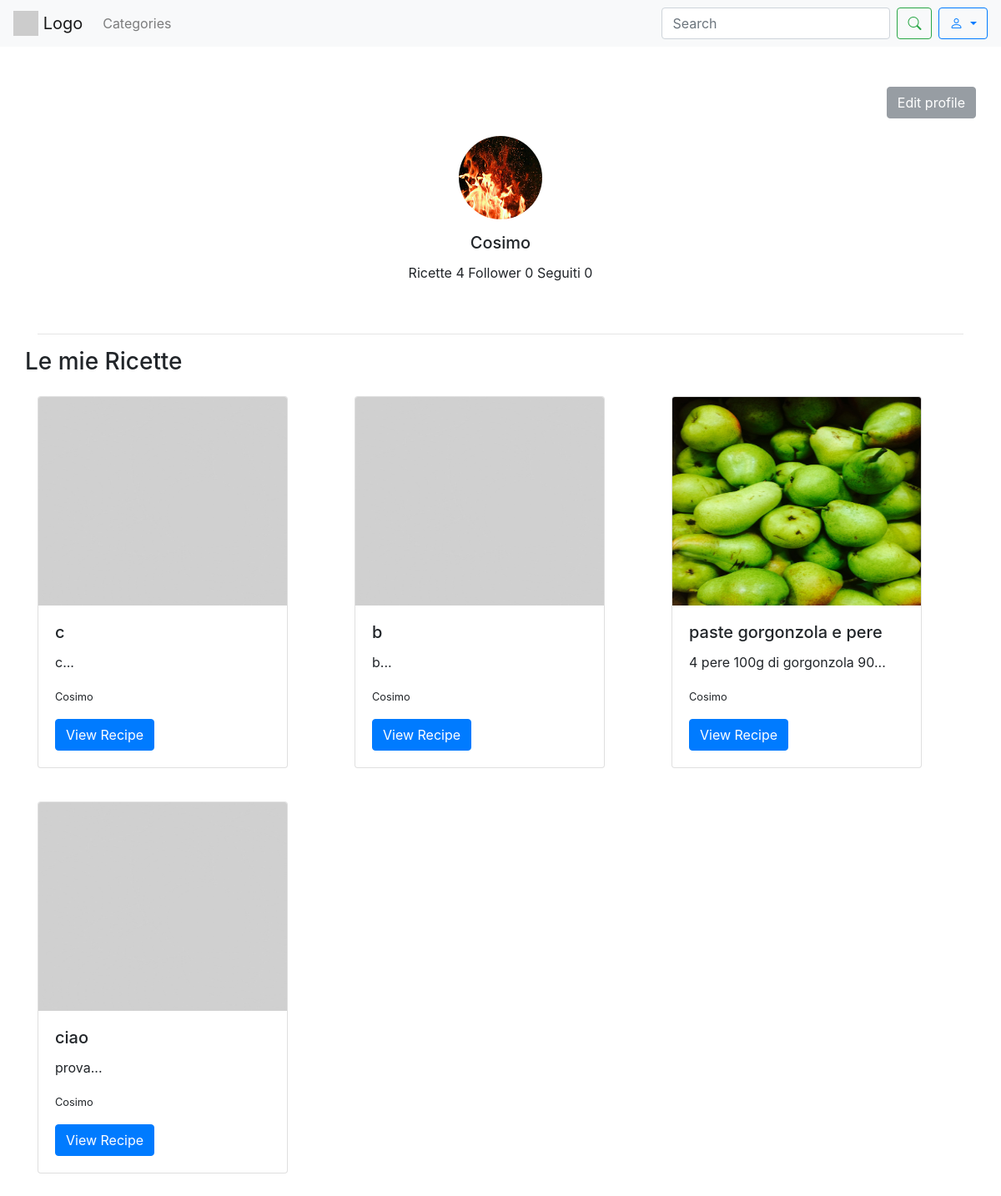
/profilo/ (signed in), run on an earlier commit of the app's database.
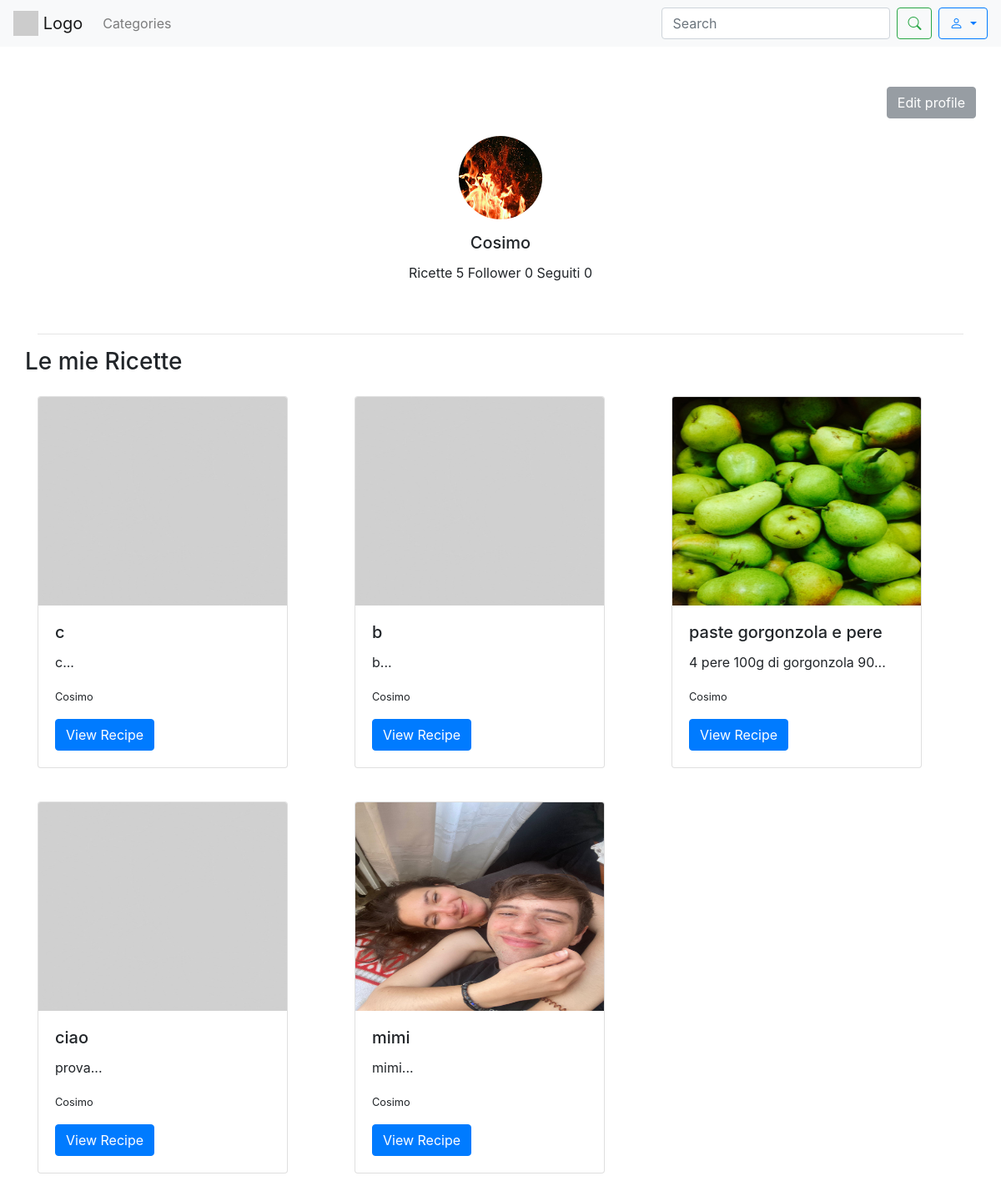
And on a later commit of the database.
### sito/models.py (models this page shows, shortened)
class CustomUser(AbstractUser):
    profile_image = models.ImageField(upload_to='profile_images/', blank=True, null=True)
    def get_profile_picture_url(self):
        if self.profile_image:
            return self.profile_image.url
        return static('images/defaultprofile.jpg')
    def count_recipes(self):
        return self.recipe_set.count()
    def count_followers(self):
        return self.followers.count()
    def count_following(self):
        return self.following.count()
    def __str__(self):
        return self.username

class Recipe(models.Model):
    title = models.CharField(max_length=200)
    photo = models.ImageField(upload_to='recipes_photos/', blank=True, null=True)
    preparationtime = models.CharField(help_text="Totale tempo di preparazione (es: 1 hour 30 minutes)", max_length=200,
                                       blank=True, null=True)
    category = models.ForeignKey(Category, on_delete=models.CASCADE)
    user = models.ForeignKey('CustomUser', on_delete=models.CASCADE)
    ingredients = models.TextField()
    instructions = models.TextField()

### sito/views.py (the view)
# urls.py: path("profilo/", profilo, name='profilo'),
def profilo(request):
    recipes = Recipe.objects.filter(user=request.user)
    return render(request, 'profile.html', {'recipes': recipes})

### template/profile.html (shortened to what this page needs)
<!DOCTYPE html>
{% load static %}
<html lang="en">
<head>
    <link rel="stylesheet" href="https://maxcdn.bootstrapcdn.com/bootstrap/4.5.2/css/bootstrap.min.css">
    <link rel="stylesheet" href="https://cdn.jsdelivr.net/npm/bootstrap-icons/font/bootstrap-icons.css">
</head>
<body>
    <nav class="navbar navbar-expand-lg navbar-light bg-light">
        <a class="navbar-brand" href="{% url 'homepage' %}">
            <img src="https://via.placeholder.com/30" alt="Logo" class="d-inline-block align-top">
            Logo
        </a>
            <ul class="navbar-nav mr-auto">
                <li class="nav-item">
                    <a class="nav-link" href="#">Categories</a>
                </li>
            </ul>
            <form class="form-inline my-2 my-lg-0" method="GET" action="{% url 'search' %}">
                <input class="form-control mr-sm-2" type="search" name ="q" placeholder="Search" aria-label="Search">
                <button class="btn btn-outline-success my-2 my-sm-0" type="submit"><i class="bi bi-search"></i></button>
            </form>
            <div class="dropdown ml-2">
                <button class="btn btn-outline-primary dropdown-toggle" type="button" id="userDropdown" data-toggle="dropdown" aria-haspopup="true" aria-expanded="false">
                    <i class="bi bi-person"></i>
                </button>
            </div>
    </nav>
    <div class="container py-5">
        <div class="row justify-content-end">
            <a class="btn btn-secondary"  href="{% url 'mysetting' %}" role="button" style="opacity: 0.7;">Edit profile</a>
        </div>
        <div class="row justify-content-center">
            <div class="col-md-6 text-center">
                <div class="card border-white mb-4">
                    <div class="card-body">
                        <img src=" {{ user.get_profile_picture_url }} " alt="Profile Picture" class="rounded-circle img-fluid mb-3" style="width: 100px; height: 100px;">
                        <h5 class="card-title">{{ user.username }}</h5>
                        <p class="card-text">Ricette {{ user.count_recipes }} Follower {{ user.count_followers }} Seguiti {{ user.count_following }} </p>
                    </div>
                </div>
            </div>
        </div>
        <hr>
        <div class="row">
            <h3 class="text-center mb-4">Le mie Ricette</h3>
        </div>
        <div class="row">
                {% for recipe in recipes %}
                <div class="col-md-4 mb-4">
                    <div class="card mb-3" style="max-width: 300px;">
                            {% if recipe.photo %}
                            <img src=" {{ recipe.photo.url }} " class=" card-img-top rounded-start" alt="foto ricetta" style="max-height: 250px; overflow-y: hidden" >
                            {% else %}
                            <img src="{% static 'images/defaultrecipe.jpg' %}" class="card-img-top rounded-start" alt="foto ricetta" style="max-height: 250px; overflow-y: hidden">
                            {% endif %}
                            <div class="card-body">
                                <h5 class="card-title">{{ recipe.title }}</h5>
                                <p class="card-text">{{ recipe.ingredients|slice:":30" }}...</p>
                                <p class="card-text"><small class="text-body-secondary">{{recipe.user}}</small></p>
                                <a href="{% url 'recipe_detail' recipe.id %}" class="btn btn-primary">View Recipe</a>
                            </div>
                        </div>
                </div>
            {% endfor %}
        </div>
    </div>
</body>
</html>

What changed in the data, as far as the page shows it:
changed CustomUser "Cosimo": count_recipes "4" → "5"
added Recipe: photo (picture), title "mimi", ingredients "mimi", user "Cosimo"
